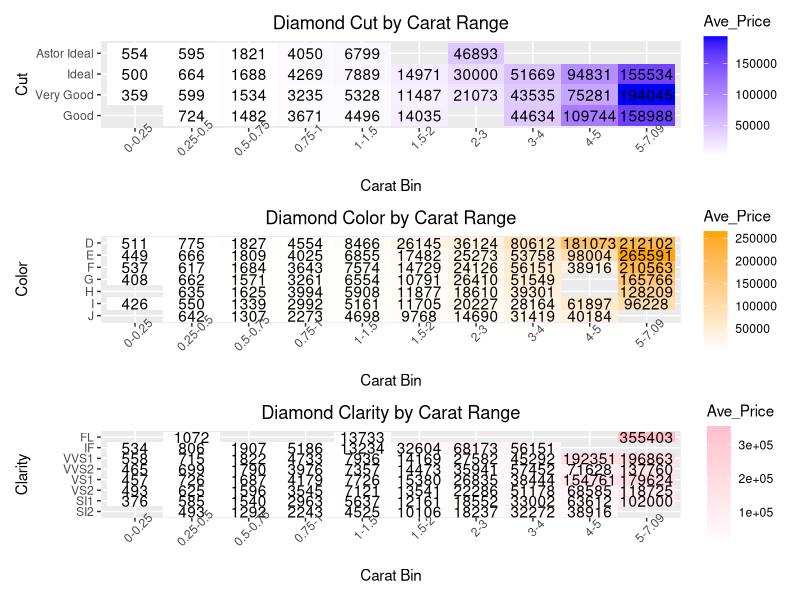

R code for this plot:
## ---- chunk 1
knitr::opts_chunk$set(echo = TRUE)
## ---- chunk 2
# Library Packages
library(tidyverse)
library(knitr)
library(kableExtra)
library(patchwork)

# Read in data
Diamonds<-read.csv("diamonds4.csv", header=TRUE)
## ---- chunk 3
Diamonds<-Diamonds%>%
  mutate(cut=cut%>%
           fct_relevel(c("Good","Very Good","Ideal","Astor Ideal")))%>%
  mutate(clarity=clarity%>%
           fct_relevel(c("SI2","SI1","VS2","VS1","VVS2","VVS1","IF","FL")))%>%
  mutate(color=color%>%
           fct_relevel(c("J","I","H","G","F","E","D")))

carat_new_bins <- Diamonds %>%
  drop_na(carat) %>%
  mutate(carat_bin = cut(carat,
                         breaks = c(0, 0.25, 0.5, 0.75, 1, 1.5, 2, 3, 4, 5, max(carat)),
                         labels = c("0-0.25", "0.25-0.5", "0.5-0.75", "0.75-1", "1-1.5", "1.5-2", "2-3", "3-4", "4-5", paste("5",max(carat),sep="-")),
                         right = FALSE)) %>%
  drop_na(carat_bin)

CutCarat<-carat_new_bins%>%
  group_by(cut,carat_bin)%>%
  summarise(Ave_Price=round(mean(price),0))%>%
  ungroup()

ColorCarat<-carat_new_bins%>%
  group_by(color,carat_bin)%>%
  summarise(Ave_Price=round(mean(price),0))%>%
  ungroup()

ClarityCarat<-carat_new_bins%>%
  group_by(clarity,carat_bin)%>%
  summarise(Ave_Price=round(mean(price),0))%>%
  ungroup()
## ---- chunk 4
cut_Min_Tab<-CutCarat%>%
  group_by(carat_bin)%>%
  rename(Ave_Price_Cut=Ave_Price)%>%
  mutate(Min_Cut=min(Ave_Price_Cut))%>%
  filter(Ave_Price_Cut==Min_Cut)

cut_Max_Tab<-CutCarat%>%
  group_by(carat_bin)%>%
  rename(Ave_Price_Cut=Ave_Price)%>%
  mutate(Max_Cut=max(Ave_Price_Cut))%>%
  filter(Ave_Price_Cut==Max_Cut)

color_Min_Tab<-ColorCarat%>%
  group_by(carat_bin)%>%
  rename(Ave_Price_Color=Ave_Price)%>%
  mutate(Min_Color=min(Ave_Price_Color))%>%
  filter(Ave_Price_Color==Min_Color)

color_Max_Tab<-ColorCarat%>%
  group_by(carat_bin)%>%
  rename(Ave_Price_Color=Ave_Price)%>%
  mutate(Max_Color=max(Ave_Price_Color))%>%
  filter(Ave_Price_Color==Max_Color)

clarity_Min_Tab<-ClarityCarat%>%
  group_by(carat_bin)%>%
  rename(Ave_Price_Clar=Ave_Price)%>%
  mutate(Min_Clar=min(Ave_Price_Clar))%>%
  filter(Ave_Price_Clar==Min_Clar)

clarity_Max_Tab<-ClarityCarat%>%
  group_by(carat_bin)%>%
  rename(Ave_Price_Clar=Ave_Price)%>%
  mutate(Max_Clar=max(Ave_Price_Clar))%>%
  filter(Ave_Price_Clar==Max_Clar)

clarity_Full_Tab2<-bind_rows(clarity_Min_Tab,clarity_Max_Tab)%>%
  arrange(carat_bin,Ave_Price_Clar)

color_Full_Tab2<-bind_rows(color_Min_Tab,color_Max_Tab)%>%
  arrange(carat_bin,Ave_Price_Color)

cut_Full_Tab2<-bind_rows(cut_Min_Tab,cut_Max_Tab)%>%
  arrange(carat_bin,Ave_Price_Cut)

clarity_tab_calc2<-clarity_Full_Tab2%>%
  group_by(carat_bin)%>%
  mutate(Price_Rng_Clar=max(Ave_Price_Clar)-min(Ave_Price_Clar))%>%
  ungroup()%>%
  select(-clarity,-Ave_Price_Clar,-carat_bin)

color_tab_calc2<-color_Full_Tab2%>%
  group_by(carat_bin)%>%
  mutate(Price_Rng_Color=max(Ave_Price_Color)-min(Ave_Price_Color))%>%
  ungroup()%>%
  select(-color,-Ave_Price_Color,-carat_bin)

cut_tab_calc2<-cut_Full_Tab2%>%
  group_by(carat_bin)%>%
  mutate(Price_Rng_Cut=max(Ave_Price_Cut)-min(Ave_Price_Cut))%>%
  select(-cut,-Ave_Price_Cut)

Full_Tab2<-bind_cols(cut_tab_calc2,color_tab_calc2,clarity_tab_calc2)%>%
  select(carat_bin, Price_Rng_Cut, Price_Rng_Color, Price_Rng_Clar)%>%
  distinct()
## ---- chunk 5
A1<-ggplot(CutCarat,aes(x=carat_bin,y=cut,fill=Ave_Price))+
  geom_tile()+
  scale_fill_gradient(low="white",high="blue")+
  theme(axis.text.x=element_text(angle=45), plot.title = element_text(hjust=0.5))+
  geom_text(aes(label=Ave_Price))+
  labs(x="Carat Bin",y="Cut",
       title="Diamond Cut by Carat Range")

A2<-ggplot(ColorCarat,aes(x=carat_bin,y=color,fill=Ave_Price))+
  geom_tile()+
  scale_fill_gradient(low="white",high="orange")+
  theme(axis.text.x=element_text(angle=45), plot.title = element_text(hjust=0.5))+
  geom_text(aes(label=Ave_Price))+
  labs(x="Carat Bin",y="Color",
       title="Diamond Color by Carat Range")

A3<-ggplot(ClarityCarat,aes(x=carat_bin,y=clarity,fill=Ave_Price))+
  geom_tile()+
  scale_fill_gradient(low="white",high="pink")+
  theme(axis.text.x=element_text(angle=45), plot.title = element_text(hjust=0.5))+
  geom_text(aes(label=Ave_Price))+
  labs(x="Carat Bin",y="Clarity",
       title="Diamond Clarity by Carat Range")

(A1)/(A2)/(A3)
## ---- chunk 6
Full_Tab2%>%
  kbl(format="latex",booktabs = TRUE,caption="\\textbf{Clarity/Color/Cut Max-Min Ave Price Range per Carat Bin}")%>%
kable_styling(latex_options = c("striped", "HOLD_position"))
